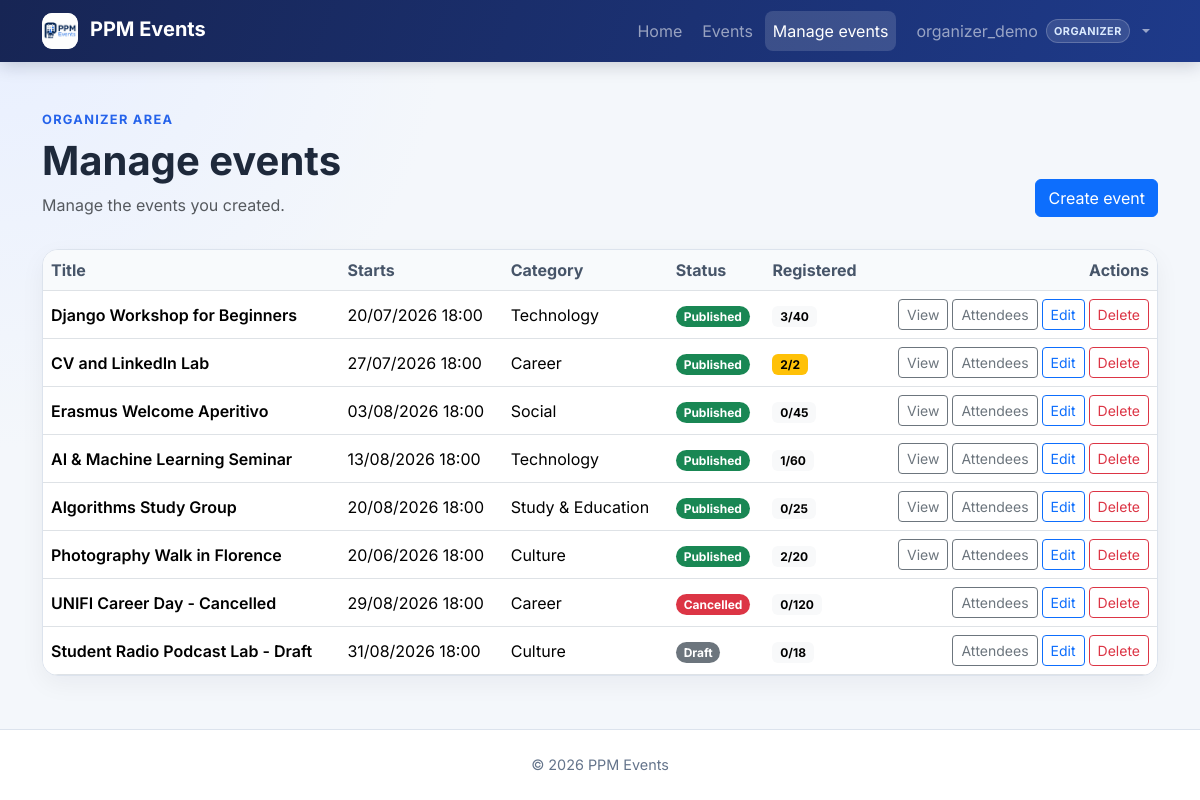
Page /events/mine/ (signed in) on the earlier database version.
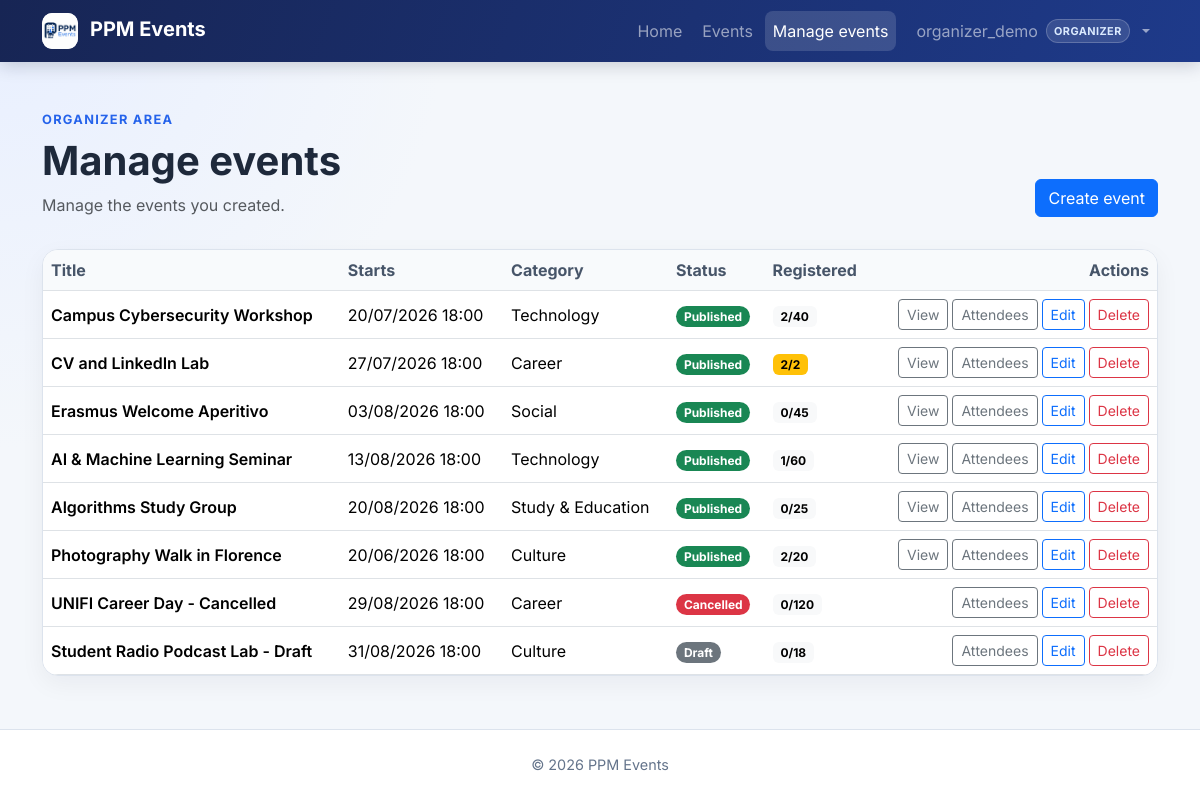
Same page on the later database version.
### events/models.py (models this page shows, shortened)
class Event(models.Model):
    class Status(models.TextChoices):
        DRAFT = "draft", "Draft"
        PUBLISHED = "published", "Published"
        CANCELLED = "cancelled", "Cancelled"
    organizer = models.ForeignKey(
        settings.AUTH_USER_MODEL,
        on_delete=models.CASCADE,
        related_name="organized_events",
    )
    category = models.ForeignKey(
        Category,
        on_delete=models.PROTECT,
        related_name="events",
        null=True,
        blank=True,
    )
    title = models.CharField(max_length=200)
    description = models.TextField()
    image = models.ImageField(
        upload_to="event_images/%Y/%m/",
        blank=True,
        validators=[
            FileExtensionValidator(
                allowed_extensions=ALLOWED_EVENT_IMAGE_EXTENSIONS
            ),
            validate_event_image_size,
        ],
    )
    starts_at = models.DateTimeField()
    ends_at = models.DateTimeField()
    location = models.CharField(max_length=255)
    capacity = models.PositiveIntegerField(
        validators=[MinValueValidator(1)],
    )
    status = models.CharField(
        max_length=20,
        choices=Status.choices,
        default=Status.DRAFT,
    )
    created_at = models.DateTimeField(auto_now_add=True)
    updated_at = models.DateTimeField(auto_now=True)
    objects = EventQuerySet.as_manager()
    class Meta:
        ordering = ["starts_at", "title"]
        constraints = [
            models.CheckConstraint(
                condition=Q(capacity__gte=1),
                name="event_capacity_at_least_one",
            ),
            models.CheckConstraint(
                condition=Q(ends_at__gt=F("starts_at")),
                name="event_ends_after_start",
            ),
        ]
        indexes = [
            models.Index(fields=["status", "starts_at"]),
            models.Index(fields=["organizer", "starts_at"]),
        ]
    def get_absolute_url(self):
        return reverse("events:detail", kwargs={"pk": self.pk})
    @property
    def is_public(self):
        return self.status == self.Status.PUBLISHED

class Category(models.Model):
    name = models.CharField(max_length=80, unique=True)
    slug = models.SlugField(max_length=80, unique=True)
    class Meta:
        ordering = ["name"]
        verbose_name_plural = "categories"

### events/views.py (the view)
# urls.py: path("events/mine/", MyEventListView.as_view(), name="my_events"),
class MyEventListView(OrganizerRequiredMixin, ListView):
    model = Event
    template_name = "events/my_event_list.html"
    context_object_name = "events"
    def get_queryset(self):
        queryset = Event.objects.select_related("category")
        if not self.request.user.is_staff:
            queryset = queryset.filter(organizer=self.request.user)
        return queryset.annotate(registration_count=Count("registrations"))

### accounts/context_processors.py (called while the page is built)
def roles(request):
    return {
        "user_is_attendee": is_attendee(request.user),
        "user_is_organizer": is_organizer(request.user),
    }

### accounts/roles.py (called while the page is built)
def get_user_roles(user):
    if not user.is_authenticated:
        return frozenset()
    if not hasattr(user, "_ppm_role_names"):
        user._ppm_role_names = frozenset(
            user.groups.values_list("name", flat=True)
        )
    return user._ppm_role_names

def user_has_role(user, role):
    return role.value in get_user_roles(user)

def is_attendee(user):
    return (
        user_has_role(user, Role.ATTENDEE)
        or user_has_role(user, Role.ORGANIZER)
        or is_admin(user)
    )

def is_organizer(user):
    return user_has_role(user, Role.ORGANIZER) or is_admin(user)

### events/views.py (called while the page is built)
    def dispatch(self, request, *args, **kwargs):
        if request.user.is_authenticated and not is_organizer(request.user):
            messages.error(
                request,
                "This section is reserved for organizers.",
            )
            return redirect(self.permission_denied_url)
        return super().dispatch(request, *args, **kwargs)

### templates/events/my_event_list.html (shortened to what this page needs)
{% extends "base.html" %}
{% block content %}
<header class="page-header d-flex flex-column flex-sm-row justify-content-between align-items-sm-end gap-3">
    <div>
        <p class="page-kicker mb-2">Organizer area</p>
        <h1 class="display-6 fw-bold mb-2">Manage events</h1>
        <p class="text-body-secondary mb-0">
            {% if user.is_staff %}
                Review and manage all events in the application.
            {% else %}
                Manage the events you created.
            {% endif %}
        </p>
    </div>
    <a class="btn btn-primary page-actions" href="{% url 'events:create' %}">
        Create event
    </a>
</header>
{% if events %}
    <div class="table-card table-responsive">
        <table class="table table-hover align-middle">
            <thead>
                <tr>
                    <th scope="col">Title</th>
                    <th scope="col">Starts</th>
                    <th scope="col">Category</th>
                    <th scope="col">Status</th>
                    <th scope="col">Registered</th>
                    <th scope="col" class="text-end">Actions</th>
                </tr>
            </thead>
            <tbody>
                {% for event in events %}
                    <tr>
                        <td class="fw-semibold" data-label="Event">{{ event.title }}</td>
                        <td data-label="Starts">{{ event.starts_at|date:"d/m/Y H:i" }}</td>
                        <td data-label="Category">{{ event.category.name|default:"Other" }}</td>
                        <td data-label="Status">{% include "includes/event_status_badge.html" %}</td>
                        <td data-label="Registered">
                            <span class="badge {% if event.registration_count >= event.capacity %}text-bg-warning{% else %}text-bg-light{% endif %}">
                                {{ event.registration_count }}/{{ event.capacity }}
                            </span>
                        </td>
                        <td class="text-end table-actions-cell" data-label="Actions">
                            <div class="d-flex flex-wrap justify-content-end gap-1 responsive-actions">
                                {% if event.is_public %}
                                    <a
                                        class="btn btn-sm btn-outline-secondary"
                                        href="{{ event.get_absolute_url }}"
                                    >
                                        View
                                    </a>
                                {% endif %}
                                <a
                                    class="btn btn-sm btn-outline-secondary"
                                    href="{% url 'events:attendees' event.pk %}"
                                >
                                    Attendees
                                </a>
                                <a
                                    class="btn btn-sm btn-outline-primary"
                                    href="{% url 'events:update' event.pk %}"
                                >
                                    Edit
                                </a>
                                <a
                                    class="btn btn-sm btn-outline-danger"
                                    href="{% url 'events:delete' event.pk %}"
                                >
                                    Delete
                                </a>
                            </div>
                        </td>
                    </tr>
                {% endfor %}
            </tbody>
        </table>
    </div>
{% else %}
    {% url "events:create" as create_event_url %}
{% endif %}
{% endblock %}

### templates/includes/event_status_badge.html
{% if event.status == "published" %}
    <span class="badge rounded-pill text-bg-success">Published</span>
{% elif event.status == "cancelled" %}
    <span class="badge rounded-pill text-bg-danger">Cancelled</span>
{% else %}
    <span class="badge rounded-pill text-bg-secondary">Draft</span>
{% endif %}

Differences in the rows shown:
changed Event: title "Django Workshop for Beginners" → "Campus Cybersecurity Workshop"; registration_count "3" → "2"
